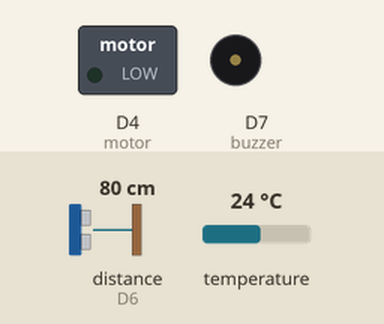
Simulated run of this sketch. Board: ESP8266 (NodeMCU). On the bench: switched loads named in the sketch (green lamp = pin HIGH), buzzer (waves = sounding). Wiring (inferred from the names in the program): ultrasonic range finder: trigger D5; echo D6. The test bench sets the inputs (shaded band); at power-on: distance to the obstacle (sensor on D6) 80 cm, temperature 24 °C. The echo pulse lasts 58.3 µs per cm; WiFi joins after 1.5 s; servers stay silent unless stated; pins used as bus, display or sensor lines are not drawn; what the sketch prints to the serial monitor is not drawn.

Above: at 2.7 s.
2.8 s: distance to the obstacle (sensor on D6) set to 5 cm
6.6 s: distance to the obstacle (sensor on D6) set to 2 cm
At 9.2 s:
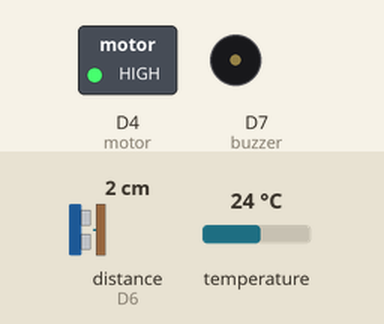
10.4 s: temperature set to 29.4 °C
14.2 s: temperature set to 30.6 °C
At 15.2 s:
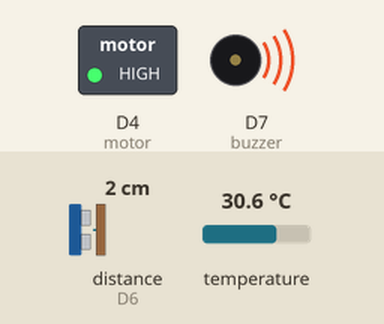
18.0 s: distance to the obstacle (sensor on D6) set to 13 cm
21.8 s: distance to the obstacle (sensor on D6) set to 17 cm
At 24.4 s:
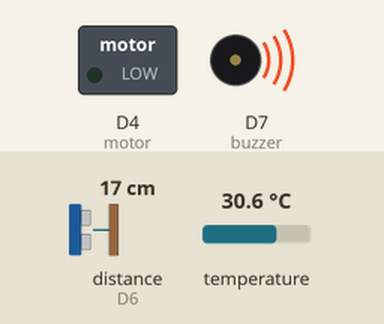
Timing chart, 0 to 25.9 s (numbered marks = the images above; inputs shaded):
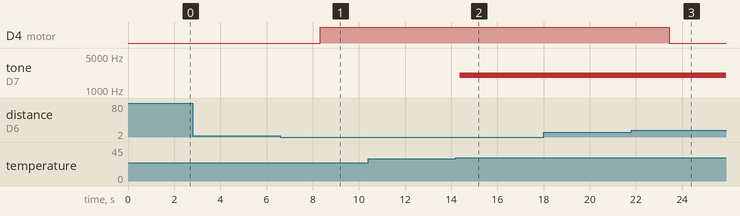

Measured:
- the behaviour switches between 4 and 3 cm on distance to the obstacle (sensor on D6) (found by bisection; images 0 and 1)
- the behaviour switches between 29.9 and 30 °C on temperature (found by bisection; images 1 and 2)
- the behaviour switches between 15 and 16 cm on distance to the obstacle (sensor on D6) (found by bisection; images 2 and 3)
- after the input at 2.8 s, every drawn part: stays the same
- after the input at 6.6 s, D4 (motor): LOW → HIGH after 1.7 s
- after the input at 10.4 s, every drawn part: stays the same
- after the input at 14.2 s, tone on D7 (buzzer): silent → 2000 Hz after 0.17 s
- after the input at 18.0 s, every drawn part: stays the same
- after the input at 21.8 s, D4 (motor): HIGH → LOW after 1.6 s

The sketch:

Automatic_Smart_Water_Tank_System_-_Final_Code.ino
```cpp
#include <DallasTemperature.h>
#include <OneWire.h>
#include <ESP8266WiFi.h>

//define pins for Ultrasonic Sensor
const int trig = D5;     //D5 pin of nodemcu trig
const int echo = D6;     //D6 pin of nodemcu echo

const int motor= D4;     // the Nodemcu pin D4, which connects to the IN pin of motor
const int buzzer = D7;    // buzzer to arduino pin D7

bool isMotorON  = false;

//define sound velocity in cm/uS
#define SOUND_VELOCITY 0.034

//define pin for Temp Sensor
#define ONE_WIRE_BUS D2     // D2 pin of nodemcu

OneWire oneWire(ONE_WIRE_BUS);
DallasTemperature sensors(&oneWire);      // Pass the oneWire reference to Dallas Temperature.

long duration;
float distanceCm;

String apiKey = "HXTF4LWG32GOS61L";     //  Enter Write API key from ThingSpeak

const char *ssid =  "Redmi 7";       // place wifi ssid
const char *pass =  "pasindu98";      // place wifi password
const char *server = "api.thingspeak.com";      // thingspeak api

WiFiClient client;

void setup()
{
       Serial.begin(9600); // Starts the serial communication
       pinMode(trig, OUTPUT); // Sets the trigPin as an Output
       pinMode(echo, INPUT); // Sets the echoPin as an Input
       sensors.begin();

       // initialize digital pin D4 as an output.
       pinMode(motor, OUTPUT);

       pinMode(buzzer, OUTPUT); // Set buzzer - pin D7 as an output

       Serial.print("Connecting to ");
       Serial.println(ssid);

       WiFi.begin(ssid, pass);

      while (WiFi.status() != WL_CONNECTED)
     {
            delay(500);
            Serial.print(".");
     }
      Serial.println("");
      Serial.println("WiFi connected");

}

void loop()
{
      // Clears the trigPin
      digitalWrite(trig, LOW);
      delayMicroseconds(2);
      // Sets the trigPin on HIGH state for 10 micro seconds
      digitalWrite(trig, HIGH);
      delayMicroseconds(10);
      digitalWrite(trig, LOW);

      // Reads the echoPin, returns the sound wave travel time in microseconds
      duration = pulseIn(echo, HIGH);

      // Calculate the distance
      distanceCm = duration * SOUND_VELOCITY/2;

      float r = 7.75 ; // In radius meters
      float h = 22.5 ; // Water tank height
      float v = (22/7) * r * r * h / 1000; // Full tank volume

      float waterHeight = h - distanceCm;  // water height

      float waterVolume = (22/7) * r * r * waterHeight / 1000; // Tank water volume

      float waterPercentage = (waterVolume / v) * 100; // Percentage of available water

      sensors.requestTemperatures();
      float waterTemperature = sensors.getTempCByIndex(0);

      if (waterPercentage <= 30) {
//        if (isMotorON = false) {
//          isMotorON = true;
          digitalWrite(motor, LOW); // turn on pump
          Serial.println(" Water Motor ON ");
//        }
      }

      else if (waterPercentage >= 85) {
        digitalWrite(motor, HIGH);  // turn off pump
        Serial.println(" Water Motor OFF ");
      }
      if (waterTemperature >= 30) {
        tone(buzzer, 2000); // Send 1KHz sound signal...
        delay(1000);        // ...for 1 sec

      }
      else if (waterTemperature < 30) {
        noTone(buzzer);     // Stop sound...
        delay(1000);        // ...for 1sec
      }


              if (isnan(waterPercentage) || isnan(waterTemperature))

                 {
                     Serial.println("Failed to read from sensor!");
                      return;
                 }

                         if (client.connect(server,80))   //   "184.106.153.149" or api.thingspeak.com
                      {

                             String postStr = apiKey;
                             postStr +="&field1=";
                             postStr += String(waterPercentage);
                             postStr +="&field2=";
                             postStr += String(waterVolume);
                             postStr +="&field3=";
                             postStr += String(waterTemperature);

                             postStr += "\r\n\r\n\r\n";

                             client.print("POST /update HTTP/1.1\n");
                             client.print("Host: api.thingspeak.com\n");
                             client.print("Connection: close\n");
                             client.print("X-THINGSPEAKAPIKEY: "+apiKey+"\n");
                             client.print("Content-Type: application/x-www-form-urlencoded\n");
                             client.print("Content-Length: ");
                             client.print(postStr.length());
                             client.print("\n\n");
                             client.print(postStr);

                             // Print the Water Volume on the Serial Monitor
                             Serial.print("Water Volume: ");
                             Serial.print(waterVolume);
                             Serial.println(" Liters");

                             // Print the Water Percentage on the Serial Monitor
                             Serial.print("Water Percentage: ");
                             Serial.print(waterPercentage);
                             Serial.println(" %");

                             // Print the temperature on the Serial Monitor
                             Serial.print("Temperature is: ");
                             Serial.print(waterTemperature);
                             Serial.println(" C");

                             Serial.println("%. Send to Thingspeak.");
                        }
          client.stop();

          Serial.println("Waiting...");
          Serial.println("");

  // thingspeak needs minimum 15 sec delay between updates
  delay(1000);
}
```
